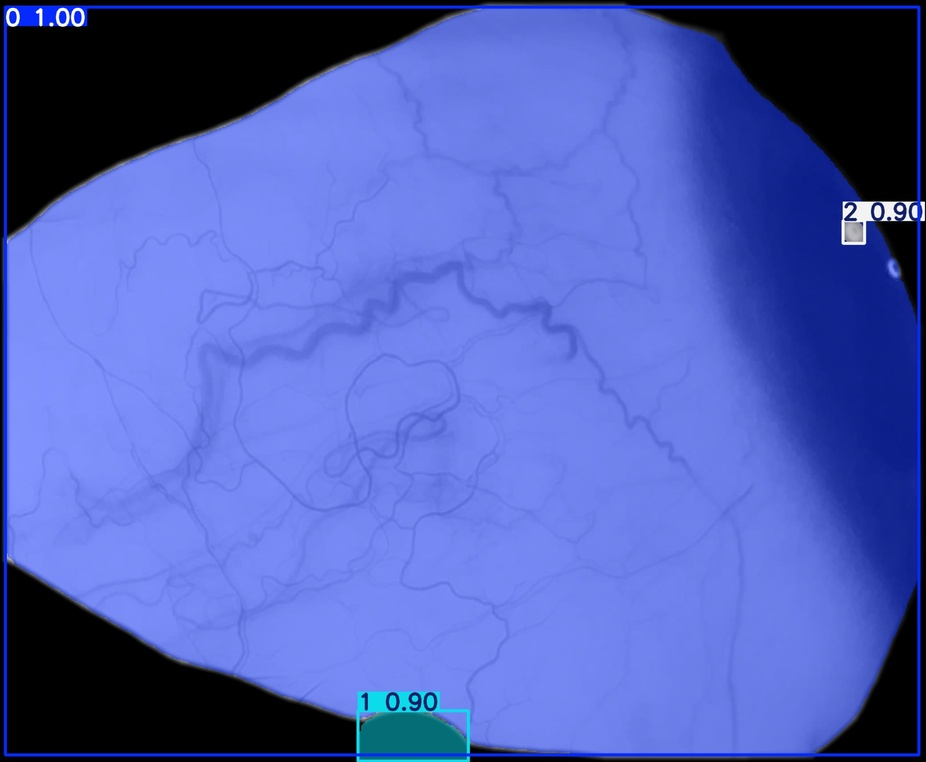
#> input picture ML_stuff/runs/segment/predict-2/output.jpg, 926 x 762 px, shrunk from 1636 x 1345 before the run, given in place of output.png, which was not available
$ jupyter execute testing.ipynb   (text cells are left out)
#> lines starting #> are read from the running program, lines starting #| are printed output that depends on the picture; pictures that were not available may be replaced by others from this repository, and a replacement may not be noted
[cell 1]
import numpy as np
import matplotlib.pyplot as plt
from skimage import io, filters, restoration, morphology, exposure, color, feature, measure
from skimage.util import img_as_float, img_as_ubyte
import ipywidgets as widgets
from IPython.display import display, clear_output
import warnings
warnings.filterwarnings('ignore')

# Global state
original_image = None
current_image = None
def normalize_image(img):
    if img.dtype == np.uint8:
        img = img_as_float(img)
    if img.ndim == 3 and img.shape[2] == 4:
        img = img[:,:,:3]
    return img

def display_images(original, filtered, title="Current"):
    fig, (ax0, ax1) = plt.subplots(1, 2, figsize=(12, 5))
    ax0.imshow(original, cmap='gray' if original.ndim==2 else None)
    ax0.set_title('Original (reference)')
    ax0.axis('off')
    ax1.imshow(filtered, cmap='gray' if filtered.ndim==2 else None)
    ax1.set_title(title)
    ax1.axis('off')
    plt.tight_layout()
    plt.show()

[cell 2]
# ============================================================
#  SET YOUR IMAGE PATH HERE (or leave None for default astronaut)
# ============================================================
IMAGE_PATH = r"C:\Users\dragon\AppData\Roaming\JetBrains\PyCharm2026.1\scratches\output.png"  # e.g., 'path/to/your/image.jpg'

if IMAGE_PATH is not None:
    img = io.imread(IMAGE_PATH)
#> img is the input picture: shape (762, 926, 3); mean R, G, B 78.8, 94.7, 181
else:
    img = data.astronaut()  # default

original_image = normalize_image(img)
current_image = original_image.copy()
print(f"Loaded image: {IMAGE_PATH if IMAGE_PATH else 'astronaut (default)'}")
display_images(original_image, current_image, title="Current (original)")
#> (the call stopped at in display_images, `fig, (ax0, ax1) = plt.subplots(1, 2, figsize=(12, 5))`: IPython is not available in this run)

[cell 3]
reset_btn = widgets.Button(description='↺ Reset to Original', button_style='warning')
display(reset_btn)

def reset_image(clicked):
    global current_image
    if original_image is not None:
        current_image = original_image.copy()
        clear_output(wait=True)
        display(reset_btn)
        print("Reset to original.")
        display_images(original_image, current_image, title="Current (original)")

reset_btn.on_click(reset_image)

[cell 4]
def save_img(filename="filtered_image.png"):
    """Saves the current modified image to a file."""
    global current_image
    if current_image is None:
        print("No image available to save.")
        return

    try:
        # Save image using skimage or matplotlib
        plt.imsave(filename, current_image, cmap="gray" if current_image.ndim == 2 else None)
        print(f"Image saved successfully as '{filename}'!")
    except Exception as e:
        print(f"Error saving image: {e}")

def make_filter_cell(name, func, param_defs, is_grayscale=False, is_threshold=False):
    # This function is called inside each cell to set up the UI.
    sliders = {}
    for p in param_defs:
        if 'choices' in p:
            w = widgets.Dropdown(options=p['choices'], value=p['default'], description=p['desc'])
        elif all(isinstance(v, int) for v in [p['min'], p['max'], p['step']]):
            w = widgets.IntSlider(min=p['min'], max=p['max'], step=p['step'], value=p['default'], description=p['desc'])
        else:
            w = widgets.FloatSlider(min=p['min'], max=p['max'], step=p['step'], value=p['default'], description=p['desc'])
        sliders[p['name']] = w
        display(w)

    out = widgets.Output()

    # --- SAVE IMAGE UI CONTROLS ---
    filename_input = widgets.Text(
        value="output_image.png",
        description="Filename:",
        placeholder="Enter filename..."
    )
    save_btn = widgets.Button(
        description="Save Current Image",
        button_style="success",
        icon="save"
    )

    def on_save_clicked(b):
        with out:
            save_img(filename_input.value)

    save_btn.on_click(on_save_clicked)

    # Display Save controls alongside your Output widget
    display(widgets.HBox([filename_input, save_btn]))
    display(out)

    # --- FILTER APPLICATION ---
    clear_output(wait=True)
    kwargs = {k: v.value for k, v in sliders.items()}
    img = current_image

    if img is not None:
        if is_grayscale and img.ndim == 3:
            img = color.rgb2gray(img)
        if is_threshold:
            thresh = func(img, **kwargs)
            binary = img > thresh
            apply_filter_and_update(lambda x, **kw: binary, **{})
        else:
            if 'channel_axis' in func.__code__.co_varnames:
                kwargs['channel_axis'] = -1 if img.ndim == 3 else None
            apply_filter_and_update(func, **kwargs)


def apply_filter_and_update(filter_func, **kwargs):
    global current_image
    if current_image is None:
        print("Load an image first.")
        return
    try:
        filtered = filter_func(current_image, **kwargs)
        current_image = filtered
        clear_output(wait=True)
        display_images(original_image, current_image, title="After filter")
    except Exception as e:
        print(f"Error: {e}")


def prepare_image_for_filter(img, is_grayscale=False):
    if is_grayscale and img.ndim == 3:
        return color.rgb2gray(img)
    return img

[cell 5]
make_filter_cell('farid', filters.farid, [], is_grayscale=True)
#> (the call stopped at in display_images, `fig, (ax0, ax1) = plt.subplots(1, 2, figsize=(12, 5))`: IPython is not available in this run)

save_img("output/testing/farid.png")
#> in save_img, `plt.imsave(filename, current_image, cmap="gray" if current_image.ndim ..`:
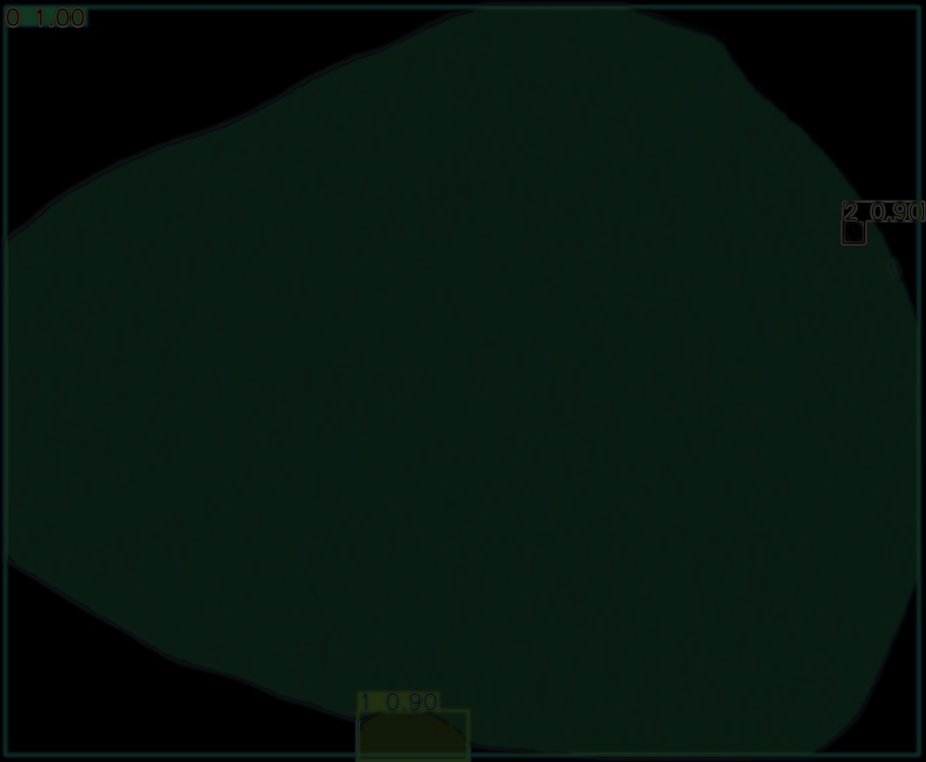
#> saved as farid.png: shape (762, 926, 3); mean R, G, B 7.7, 22.7, 15

[cell 6]
make_filter_cell('prewitt', filters.prewitt, [], is_grayscale=True)
#> call 2 of make_filter_cell, with name = 'prewitt', is_grayscale = True, is_threshold = False
#> in make_filter_cell (call 2), `img = color.rgb2gray(img)`:
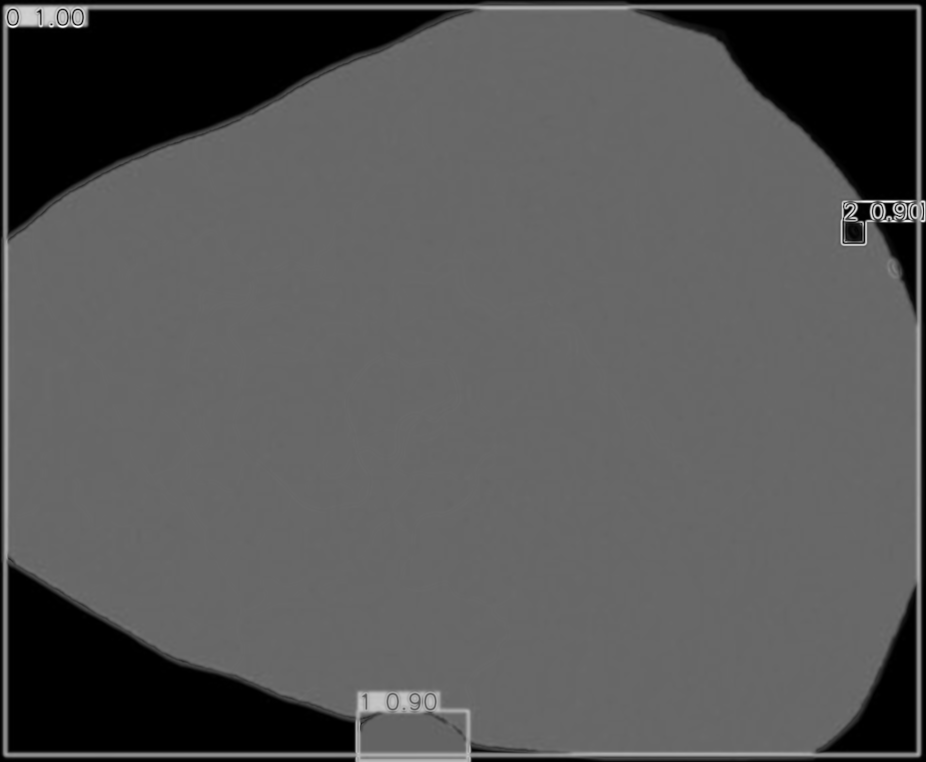
#> img: shape (762, 926) float64; min 0, max 0.224, mean 0.0761; drawn with min black and max white
#> (the call stopped at in display_images, `fig, (ax0, ax1) = plt.subplots(1, 2, figsize=(12, 5))`: IPython is not available in this run)

[cell 7]
make_filter_cell('roberts', filters.roberts, [], is_grayscale=True)

[cell 8]
make_filter_cell('scharr', filters.scharr, [], is_grayscale=True)
#> in apply_filter_and_update (call 4), `filtered = filter_func(current_image, **kwargs)`:
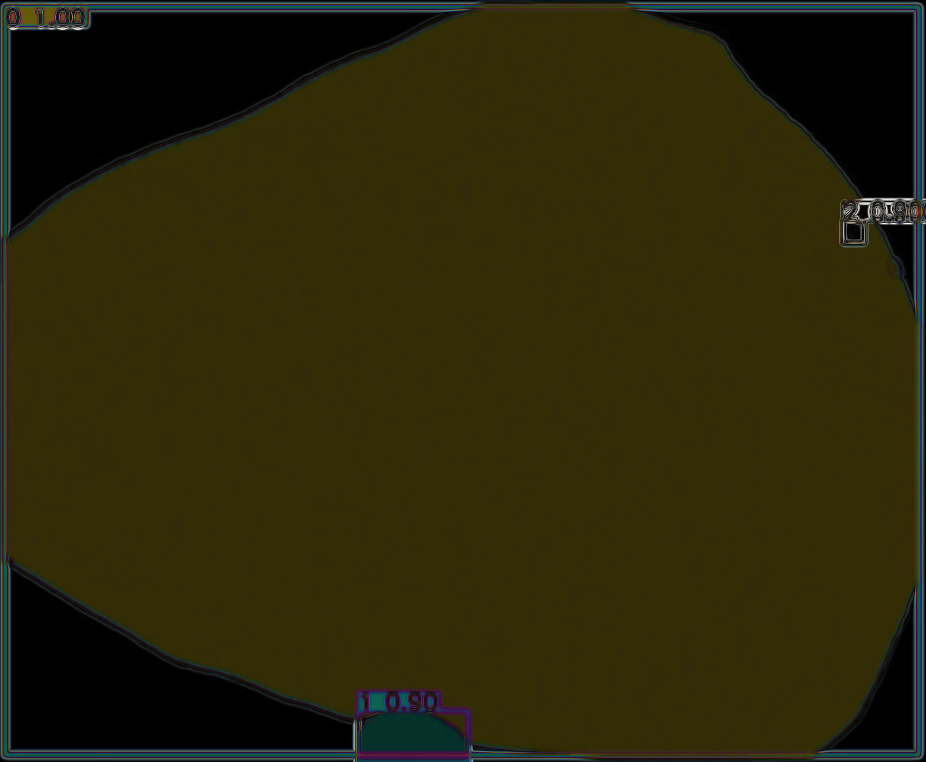
#> filtered: shape (762, 926, 3) float64; mean of channels 0, 1, 2 0.0106, 0.00968, 0.00233; drawn with min black and max white
#> (the call stopped at in display_images, `fig, (ax0, ax1) = plt.subplots(1, 2, figsize=(12, 5))`: IPython is not available in this run)

[cell 9]
make_filter_cell('sobel', filters.sobel, [], is_grayscale=True)
#> in make_filter_cell (call 5), `img = color.rgb2gray(img)`:
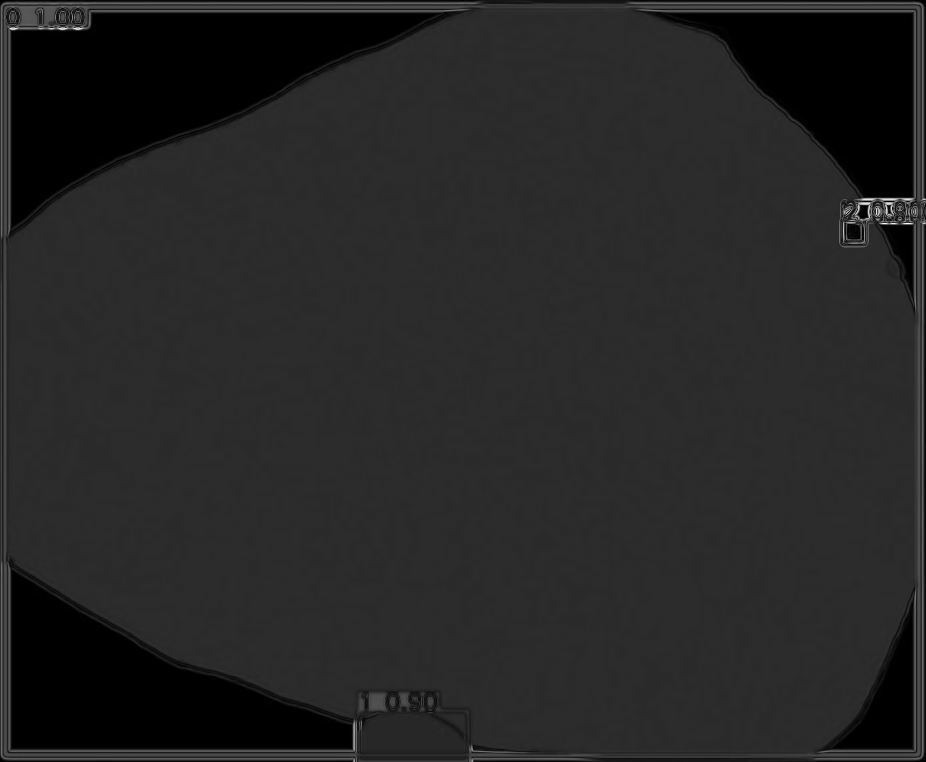
#> img: shape (762, 926) float64; min 0, max 0.0628, mean 0.00935; drawn with min black and max white
#> in apply_filter_and_update (call 5), `filtered = filter_func(current_image, **kwargs)`:
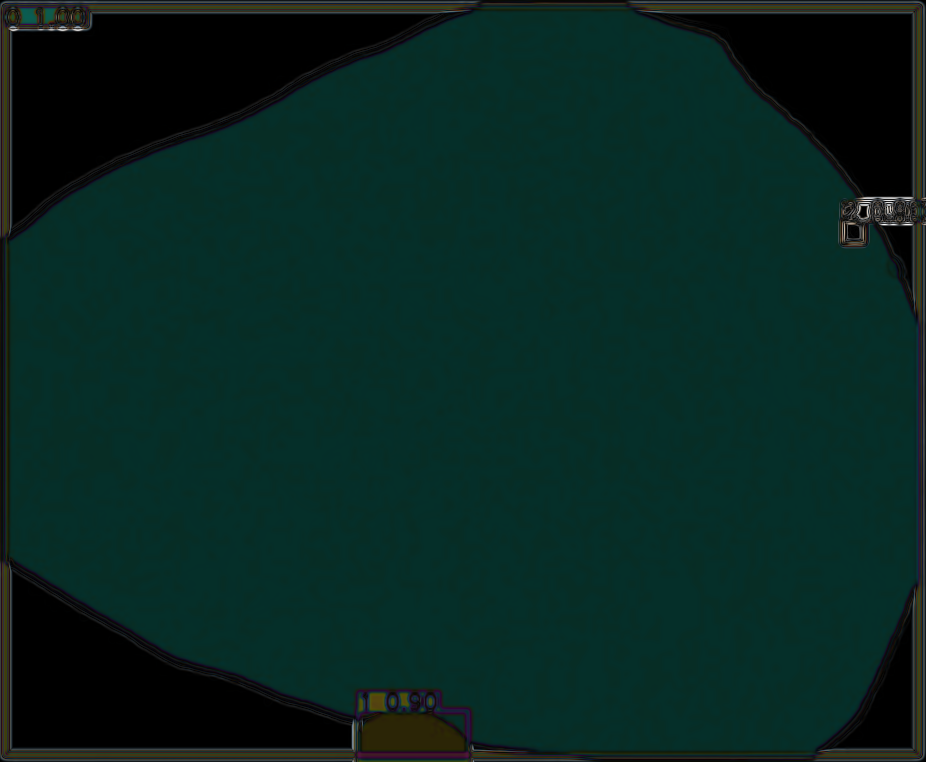
#> filtered: shape (762, 926, 3) float64; mean of channels 0, 1, 2 0.00117, 0.00543, 0.0047; drawn with min black and max white
#> (the call stopped at in display_images, `fig, (ax0, ax1) = plt.subplots(1, 2, figsize=(12, 5))`: IPython is not available in this run)

[cell 10]
# ========================================================
# Inline frangi filter setup (Interactive & Corrected)
# ========================================================
import ipywidgets as widgets
from skimage import filters, color
# from IPython.display import clear_output, display

# ----- Parameter definitions -----
param_defs = [
    {'name':'scale_range', 'min':1, 'max':30, 'step':1, 'default':10, 'desc':'Scale range (max)'},
    {'name':'scale_step',  'min':1, 'max':5,  'step':1, 'default':2,  'desc':'Step'},
    {'name':'alpha',       'min':0.1, 'max':1.0, 'step':0.05, 'default':0.5, 'desc':'Alpha'},
    {'name':'beta',        'min':0.1, 'max':1.0, 'step':0.05, 'default':0.5, 'desc':'Beta'},
    {'name':'gamma',       'min':0.01,'max':0.5, 'step':0.01, 'default':0.1, 'desc':'Gamma'}
]

# ----- Create sliders -----
sliders = {}
for p in param_defs:
    if 'choices' in p:
        w = widgets.Dropdown(options=p['choices'], value=p['default'], description=p['desc'])
    elif all(isinstance(v, int) for v in [p['min'], p['max'], p['step']]):
        w = widgets.IntSlider(min=p['min'], max=p['max'], step=p['step'],
                              value=p['default'], description=p['desc'], continuous_update=False)
    else:
        w = widgets.FloatSlider(min=p['min'], max=p['max'], step=p['step'],
                                value=p['default'], description=p['desc'], continuous_update=False)
    sliders[p['name']] = w

# ----- Create UI Buttons & Outputs -----
apply_btn = widgets.Button(description="Apply Filter", button_style="primary", icon="check")
save_btn = widgets.Button(description="Save Current Image", button_style="success", icon="save")
filename_input = widgets.Text(value="output_image.png", description="Filename:")

ui_controls = widgets.VBox(list(sliders.values()) + [apply_btn, widgets.HBox([filename_input, save_btn])])
out_image = widgets.Output() # Output area for the image display

# Global variable to hold the latest filtered result
filtered_image = None

# ----- Callbacks -----
def on_apply_clicked(b):
    global filtered_image, current_image, original_image

    with out_image:
        clear_output(wait=True)

        # Fallback check assuming original_image exists globally
        if 'original_image' not in globals() or original_image is None:
            print("Error: 'original_image' is not defined. Load an image first.")
            return

        # Always apply filter to the ORIGINAL image to avoid cumulative filtering
        img = original_image.copy()

        # Grayscale conversion
        if img.ndim == 3:
            img = color.rgb2gray(img)

        # Build kwargs
        kwargs = {k: v.value for k, v in sliders.items()}
        kwargs['scale_range'] = (1, kwargs['scale_range'])

        # Add channel_axis if the function supports it
        if 'channel_axis' in filters.frangi.__code__.co_varnames:
            kwargs['channel_axis'] = None

        try:
            print("Applying Frangi filter... please wait.")
            filtered = filters.frangi(img, **kwargs)
            filtered_image = filtered
            current_image = filtered # Update current_image for subsequent pipeline steps

            clear_output(wait=True)
            # Make sure display_images is defined in your notebook
            display_images(original_image, filtered_image, title="After Frangi filter")
        except Exception as e:
            print(f"Error applying filter: {e}")

def on_save_clicked(b):
    with out_image:
        if filtered_image is not None:
            # Make sure save_img is defined in your notebook
            save_img(filename_input.value, filtered_image)
            print(f"Saved as {filename_input.value}")
        else:
            print("No filtered image to save yet! Click 'Apply Filter' first.")

# ----- Bind callbacks and display -----
apply_btn.on_click(on_apply_clicked)
save_btn.on_click(on_save_clicked)

display(ui_controls)
display(out_image)

# Optionally trigger the filter once on load:
on_apply_clicked(None)
#> in on_apply_clicked, `filtered = filters.frangi(img, **kwargs)`:
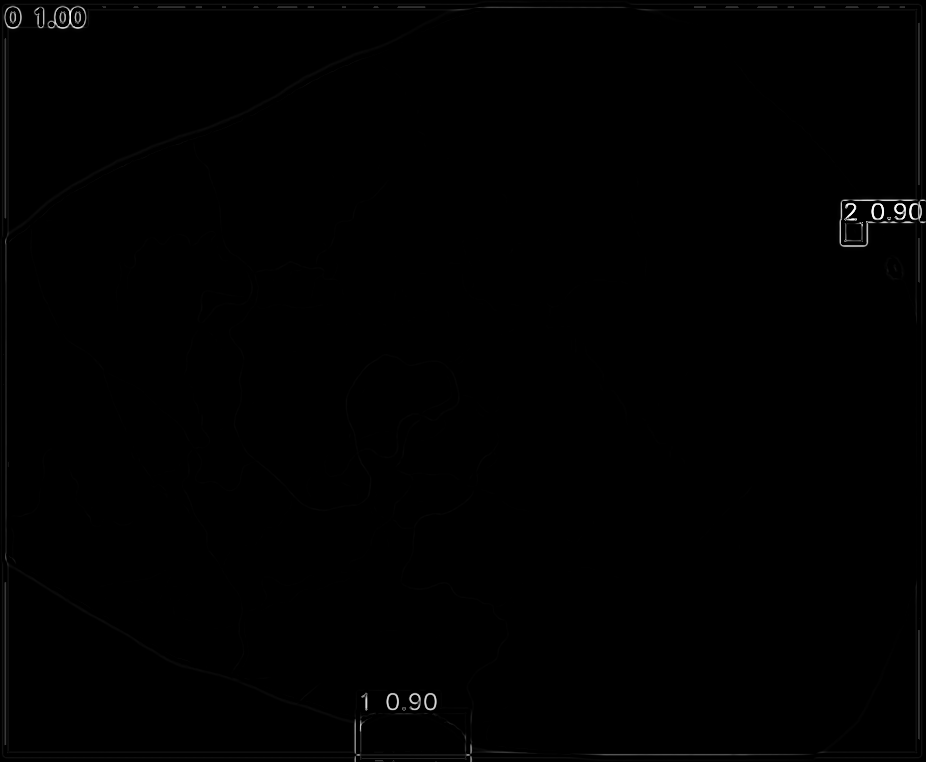
#> filtered: shape (762, 926) float64; min 0, max 0.995, mean 0.0036
#> (the call stopped at in display_images, `fig, (ax0, ax1) = plt.subplots(1, 2, figsize=(12, 5))`: IPython is not available in this run)

[cell 11]
# Import required libraries
import matplotlib.pyplot as plt
from skimage import filters, data
from ipywidgets import interact, IntSlider, FloatSlider

# Load a sample grayscale image (replace with your own if needed)
image = original_image

# Define the function that applies the Hessian filter and displays results
def apply_hessian(scale_range_upper, scale_step, alpha, beta, gamma):
    # Clear the previous figure to avoid overlap or memory buildup
    plt.close('all')

    # The hessian filter expects scale_range as a tuple (min, max).
    # We fix the lower bound at 1 and take the upper bound from the slider.
    lower = 1
    upper = scale_range_upper
    if upper <= lower:   # safety guard against an empty range
        upper = lower + 1
    scale_range = (lower, upper)

    # Apply the Hessian filter with the current parameters
    filtered = filters.hessian(
        image,
        scale_range=scale_range,
        scale_step=scale_step,
        alpha=alpha,
        beta=beta,
        gamma=gamma
    )

    # Create a side‑by‑side comparison
    fig, (ax1, ax2) = plt.subplots(1, 2, figsize=(12, 5))
    ax1.imshow(image, cmap='gray')
    ax1.set_title('Original')
    ax1.axis('off')

    ax2.imshow(filtered, cmap='gray')
    ax2.set_title('Hessian filtered')
    ax2.axis('off')

    plt.tight_layout()
    plt.show()

# Create interactive sliders.
# Moving any slider automatically re-runs 'apply_hessian' and updates the plots.
interact(
    apply_hessian,
    scale_range_upper=IntSlider(min=1, max=30, step=1, value=10, description='Scale upper'),
    scale_step=IntSlider(min=1, max=5, step=1, value=2, description='Step'),
    alpha=FloatSlider(min=0.1, max=1.0, step=0.05, value=0.5, description='Alpha'),
    beta=FloatSlider(min=0.1, max=1.0, step=0.05, value=0.5, description='Beta'),
    gamma=FloatSlider(min=0.01, max=0.5, step=0.01, value=0.1, description='Gamma')
);
#> the sliders are set to scale_range_upper = 10, scale_step = 2, alpha = 0.5, beta = 0.5, gamma = 0.1
